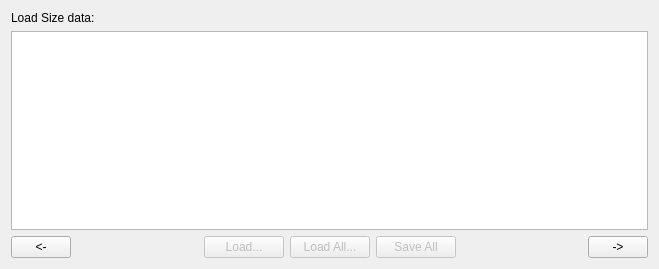
<?xml version="1.0" encoding="UTF-8"?>
<ui version="4.0">
 <class>SSVPASizeAtAgeTab</class>
 <widget class="QWidget" name="SSVPASizeAtAgeTab">
  <property name="geometry">
   <rect>
    <x>0</x>
    <y>0</y>
    <width>659</width>
    <height>269</height>
   </rect>
  </property>
  <property name="windowTitle">
   <string>Form</string>
  </property>
  <layout class="QVBoxLayout" name="verticalLayout">
   <item>
    <widget class="QLabel" name="SSVPA_Tab3_LabelLB">
     <property name="text">
      <string>Load Size data:</string>
     </property>
    </widget>
   </item>
   <item>
    <widget class="QTableView" name="SSVPASizeAtAgeTV">
     <property name="toolTip">
      <string>These data are from the table: SpeSize</string>
     </property>
     <property name="statusTip">
      <string>These data are from the table: SpeSize</string>
     </property>
    </widget>
   </item>
   <item>
    <layout class="QHBoxLayout" name="horizontalLayout_89">
     <item>
      <widget class="QPushButton" name="SSVPA_Tab3_PrevPB">
       <property name="sizePolicy">
        <sizepolicy hsizetype="Fixed" vsizetype="Fixed">
         <horstretch>0</horstretch>
         <verstretch>0</verstretch>
        </sizepolicy>
       </property>
       <property name="minimumSize">
        <size>
         <width>60</width>
         <height>0</height>
        </size>
       </property>
       <property name="maximumSize">
        <size>
         <width>60</width>
         <height>16777215</height>
        </size>
       </property>
       <property name="toolTip">
        <string>Go to the previous tab page</string>
       </property>
       <property name="statusTip">
        <string>Go to the previous tab page</string>
       </property>
       <property name="text">
        <string>&lt;-</string>
       </property>
      </widget>
     </item>
     <item>
      <spacer name="horizontalSpacer_101">
       <property name="orientation">
        <enum>Qt::Horizontal</enum>
       </property>
       <property name="sizeHint" stdset="0">
        <size>
         <width>40</width>
         <height>20</height>
        </size>
       </property>
      </spacer>
     </item>
     <item>
      <widget class="QPushButton" name="SSVPA_Tab3_LoadPB">
       <property name="enabled">
        <bool>false</bool>
       </property>
       <property name="toolTip">
        <string>Load the CSV file for the selected Species</string>
       </property>
       <property name="statusTip">
        <string>Load the CSV file for the selected Species</string>
       </property>
       <property name="text">
        <string>Load...</string>
       </property>
      </widget>
     </item>
     <item>
      <widget class="QPushButton" name="SSVPA_Tab3_LoadAllPB">
       <property name="enabled">
        <bool>false</bool>
       </property>
       <property name="toolTip">
        <string>Load the CSV file for all Species</string>
       </property>
       <property name="statusTip">
        <string>Load the CSV file for all Species</string>
       </property>
       <property name="text">
        <string>Load All...</string>
       </property>
      </widget>
     </item>
     <item>
      <widget class="QPushButton" name="SSVPA_Tab3_SaveAllPB">
       <property name="enabled">
        <bool>false</bool>
       </property>
       <property name="toolTip">
        <string>Save above data for all Species to CSV file and to database table</string>
       </property>
       <property name="statusTip">
        <string>Save above data for all Species to CSV file and to database table</string>
       </property>
       <property name="text">
        <string>Save All</string>
       </property>
      </widget>
     </item>
     <item>
      <spacer name="verticalSpacer_48">
       <property name="orientation">
        <enum>Qt::Horizontal</enum>
       </property>
       <property name="sizeType">
        <enum>QSizePolicy::Expanding</enum>
       </property>
       <property name="sizeHint" stdset="0">
        <size>
         <width>48</width>
         <height>20</height>
        </size>
       </property>
      </spacer>
     </item>
     <item>
      <widget class="QPushButton" name="SSVPA_Tab3_NextPB">
       <property name="sizePolicy">
        <sizepolicy hsizetype="Fixed" vsizetype="Fixed">
         <horstretch>0</horstretch>
         <verstretch>0</verstretch>
        </sizepolicy>
       </property>
       <property name="minimumSize">
        <size>
         <width>60</width>
         <height>0</height>
        </size>
       </property>
       <property name="maximumSize">
        <size>
         <width>60</width>
         <height>16777215</height>
        </size>
       </property>
       <property name="toolTip">
        <string>Go to the next tab page</string>
       </property>
       <property name="statusTip">
        <string>Go to the next tab page</string>
       </property>
       <property name="text">
        <string>-&gt;</string>
       </property>
      </widget>
     </item>
    </layout>
   </item>
  </layout>
 </widget>
 <resources/>
 <connections/>
</ui>
